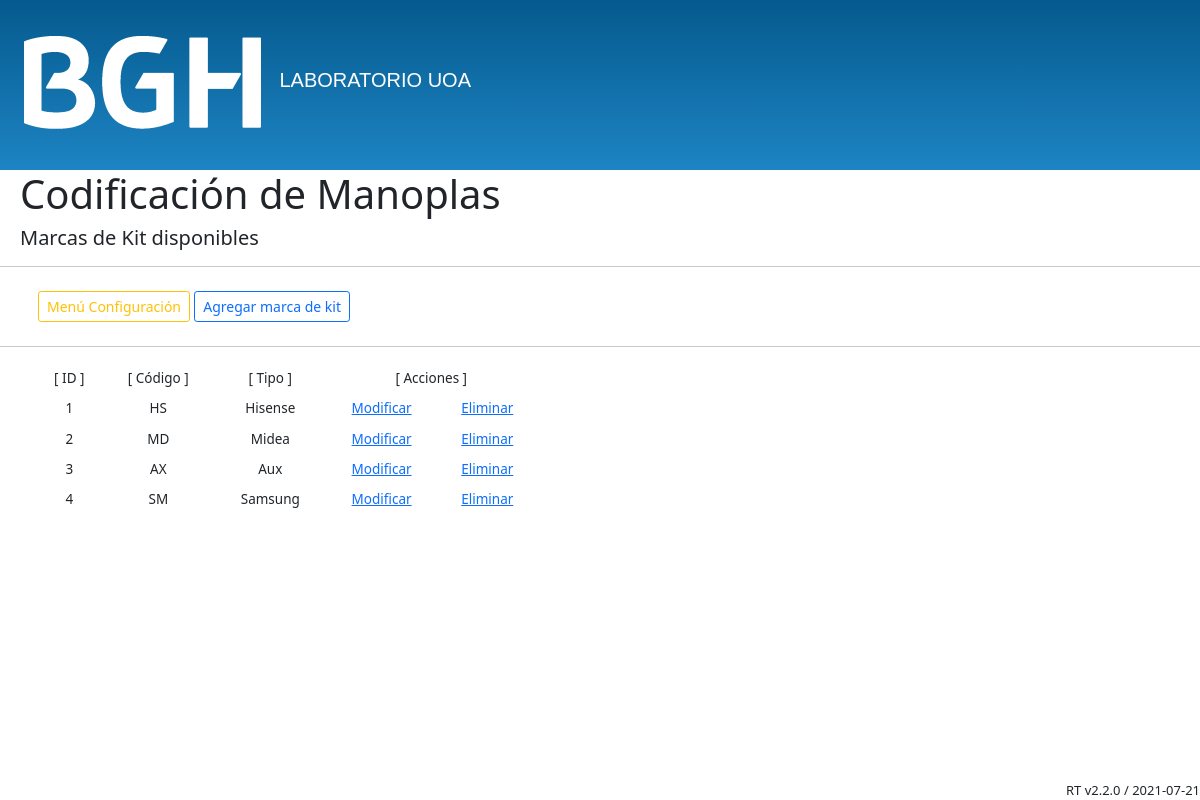
Page /listar_mk.php on the committed database.
### tables this page shows
CREATE TABLE `marca_kit` (
  `id_mk` int(11) NOT NULL,
  `mk_codigo` text NOT NULL,
  `mk_nombre` text NOT NULL
);

### listar_mk.php (the view, shortened to what this page needs)
<?php
    include("conexion.php");
    $sql = "SELECT * FROM marca_kit";
    $res = mysqli_query($conexion, $sql);
?>
<!DOCTYPE html>
<html lang="es">
    <head>
        <link href="https://cdn.jsdelivr.net/npm/bootstrap@5.0.0-beta3/dist/css/bootstrap.min.css" rel="stylesheet">
        <link rel="stylesheet" href="css/styles.css">
        <link rel="stylesheet" href="css/list.css">
    </head>
    <body>
        <header id="header">
            <img class="header-img" src="image/BGH_logo_transparente_25.png" alt="Logo BGH">
            <label class="titulo-baner">LABORATORIO UOA</label>
        </header>
        <main>
            <header>
                <h1 class="titulo">Codificación de Manoplas</h1>
            </header>
            <section>
                <header class="subtitulo">
                    <h5>Marcas de Kit disponibles</h5>
                </header>
            </section>
            <hr>
            <div class="botones">
                <div class="p-2 bd-highlight">
                    <button class="btn btn-outline-warning btn-sm" type="button" onclick="location.href='menu_configuracion.html'">Menú Configuración</button>
                    <td><button class="btn btn-outline-primary btn-sm" type="button" onclick="location.href='form_alta_mk.html'">Agregar marca de kit</button></td>
                </div>
            </div>
            <hr>
            <div class="desplazar-tabla">
                <table>
                    <tr>
                        <th>[ ID ]</th>
                        <th>[ Código ]</th>
                        <th>[ Tipo ]</th>
                        <th colspan="2">[ Acciones ]</th>
                    </tr>
                    <?php
                    while($vec = mysqli_fetch_array($res)) {
                    ?>
                    <tr>
                        <td><?php echo $vec[0];?></td>
                        <td><?php echo $vec[1];?></td>
                        <td><?php echo $vec[2];?></td>
                        <td><a href="form_modificar_mk.php?id=<?php echo $vec[0];?>">Modificar</a></td>
                        <td><a href="procesar_eliminar_mk.php?id=<?php echo $vec[0];?>">Eliminar</a></td>
                    <?php
                    }
                    ?>
                    </tr>
                </table>
            </div>
        </main>
        <footer>
            <label class="version"></label>
        </footer>
    </body>
</html>

### css/styles.css (style rules this page uses)
#header { background-color: #1d84c3; background-image: linear-gradient(to bottom, #055a8e 0%, #1d84c3 100%); height: 170px; }
#header { font-family: "Helvetica Neue", Helvetica, Arial, sans-serif; }
.header-img { position: relative; top: 32px; left: 20px; }
.titulo { margin-left: 20px; }
.subtitulo { margin-left: 20px; }
.titulo-baner { position: relative; left: 30px; top: 32px; color: white; font-family: Arial, Helvetica, sans-serif; font-size: 20px; }
.botones { margin-left: 30px; margin-right: 30px; }
.version { font-size: small; position: fixed; bottom: 0; right: 0; }
.desplazar-tabla { margin-left: 37px; }

### css/list.css (style rules this page uses)
table { width: 500px; }
td, th { text-align: center; font-size: 13.5px; font-weight: normal; padding: 5px; }

### rows in the picture
marca_kit: id_mk "1", mk_codigo "HS", mk_nombre "Hisense"
marca_kit: id_mk "2", mk_codigo "MD", mk_nombre "Midea"
marca_kit: id_mk "3", mk_codigo "AX", mk_nombre "Aux"
marca_kit: id_mk "4", mk_codigo "SM", mk_nombre "Samsung"
